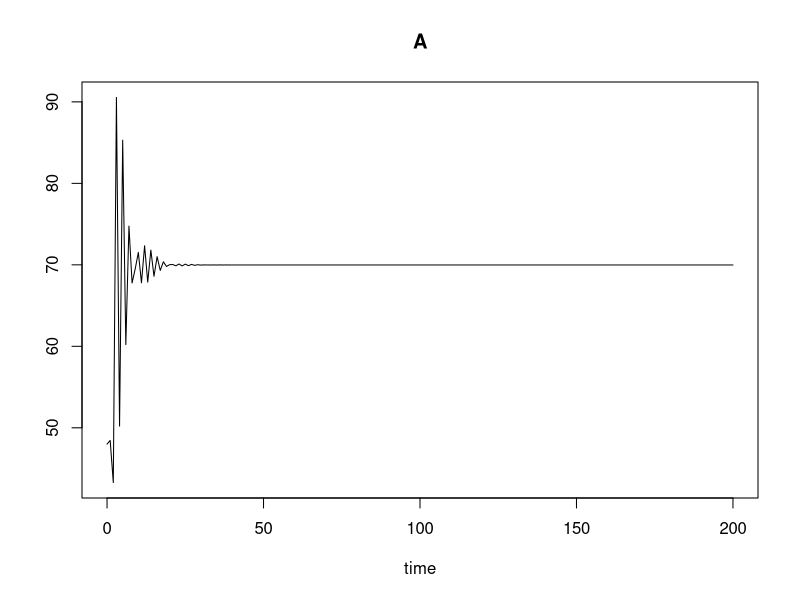
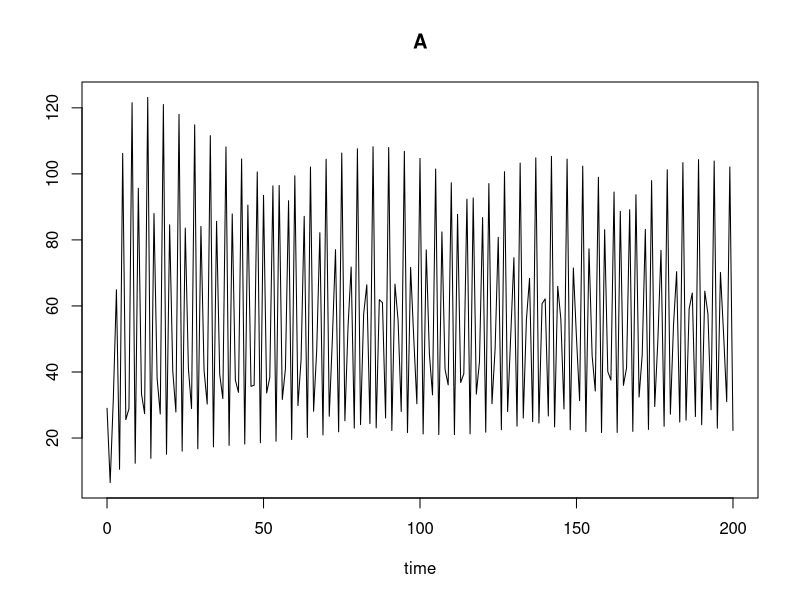

These figures' R source, in order:
## ---- chunk 1
knitr::opts_chunk$set(echo = TRUE)
## ---- chunk 2
library(caret)
library(lattice)
library(ggplot2)
library(dplyr)

## ---- chunk 3
parameters1 <- c(b = 7.48, c_ea = 0.009, c_pa = 0.004, c_el = 0.012, u_p = 0, u_l = 0.267, u_a = 0.73)

#rand11 <- sample(2:100,1)
#rand21 <- sample(2:100,1)
#rand31 <- sample(2:100,1)

state1 <- c(L = sample(2:100,1), P = sample(2:100,1), A = sample(2:100,1))



#ODE's that model Beetles
beetles1<-function(t, state, parameters) {
  with(as.list(c(state, parameters)),{
    # rate of change
    L1 <- b * A * exp((-c_el * L) - (c_ea * A))
    P1 <- L * (1 - u_l) 
    A1 <- (P * exp(-c_pa * A) + A * (1 - u_a)) 
    
    # return the rate of change
    list(c(L1, P1, A1))
  }) # end with(as.list ...
}

times1 <- seq(0, 200)

#Plotting A vs Time Graph
library(deSolve)
Time_Series_Stable <- ode(y = state1, times = times1, func = beetles1, parms = parameters1, method = "iteration")
plot(Time_Series_Stable, select = NULL, which = c('A'), ask = NULL,
              obs = NULL, obspar = list())
## ---- chunk 4
parameters2 <- c(b = 7.48, c_ea = 0.009, c_pa = 0.004, c_el = 0.012, u_p = 0, u_l = 0.267, u_a = 0.96)

state2 <- c(L = sample(2:100,1), P = sample(2:100,1), A = sample(2:100,1))


beetles2<-function(t, state, parameters) {
  with(as.list(c(state, parameters)),{
    # rate of change
    L1 <- b * A * exp((-c_el * L) - (c_ea * A))
    P1 <- L * (1 - u_l) 
    A1 <- (P * exp(-c_pa * A) + A * (1 - u_a)) 
    
    # return the rate of change
    list(c(L1, P1, A1))
  }) # end with(as.list ...
}

times2 <- seq(0, 200)

library(deSolve)
Time_Series_Aperiodic <- ode(y = state2, times = times2, func = beetles2, parms = parameters2, method = "iteration")
head(Time_Series_Aperiodic)

#Plotting A vs Time Graph
plot(Time_Series_Aperiodic, select = NULL, which = c('A'), ask = NULL,
              obs = NULL, obspar = list())

## ---- chunk 5
#Turning Atomic Vector into dataframe for manipulation
total_df <- as.data.frame(rbind(Time_Series_Stable,Time_Series_Aperiodic)) %>%
  select(time, A)
rownames(total_df) <- NULL



#K-Means
kmeans(total_df, 2,25)
